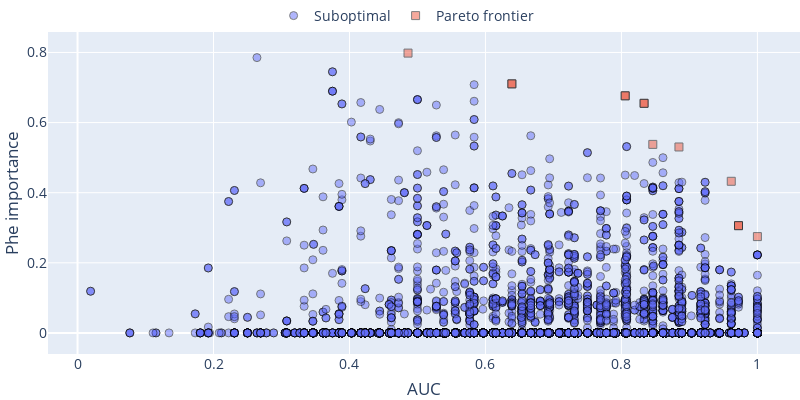

Write notebook code for a chart like this one.
### Code cell
import pandas as pd
from optuna.visualization._pareto_front import (
    _get_pareto_front_info,
    _make_scatter_object,
    _make_marker,
    _make_hovertext,
)
from typing import Sequence
from optuna.trial import FrozenTrial
from optuna.visualization._plotly_imports import go


info = _get_pareto_front_info(study)


n_targets: int = info.n_targets
axis_order: Sequence[int] = info.axis_order
include_dominated_trials: bool = True
trials_with_values: Sequence[
    tuple[FrozenTrial, Sequence[float]]
] = info.non_best_trials_with_values
hovertemplate: str = "%{text}<extra>Trial</extra>"
infeasible: bool = False
dominated_trials: bool = False


def trials_df(trials_with_values, class_name):
    x = [values[axis_order[0]] for _, values in trials_with_values]
    y = [values[axis_order[1]] for _, values in trials_with_values]

    df = pd.DataFrame({"x": x, "y": y})
    df["class"] = class_name
    return df


df_best = trials_df(info.best_trials_with_values, "best")
df_nonbest = trials_df(info.non_best_trials_with_values, "nonbest")
# df         = pd.concat([df_best, df_nonbest])

fig = go.Figure()

fig.add_trace(
    go.Scatter(
        x=df_nonbest["x"],
        y=df_nonbest["y"],
        mode="markers",
        marker=dict(
            size=8, opacity=0.5, symbol="circle", line=dict(width=1, color="black")
        ),
        name="Suboptimal",
    )
)
fig.add_trace(
    go.Scatter(
        x=df_best["x"],
        y=df_best["y"],
        mode="markers",
        marker=dict(
            size=8, opacity=0.5, symbol="square", line=dict(width=1, color="black")
        ),
        name="Pareto frontier",
    )
)
# Define the width and height of the plot
plot_width = 800
plot_height = 400

# Customize the plot
fig.update_layout(
    # title='Two-objective optimization',
    xaxis_title="AUC",
    yaxis_title="Phe importance",
    font=dict(size=14),
    # plot_bgcolor='white',
    # xaxis=dict(range=[min(df['x']) - 1, max(df['x']) + 1]),
    # yaxis=dict(range=[min(df['y']) - 1, max(df['y']) + 1]),
    legend=dict(x=0.3, y=1.1, bgcolor="rgba(255, 255, 255, 0)", orientation="h"),
    width=plot_width,
    height=plot_height,
    margin=dict(l=0, r=0, t=0, b=0),
)

# Show the plot
fig.show()

### Figure 1 — Plotly figure (JSON) as saved in the notebook; plotly's stock layout.template omitted (floating-point values rounded to 4 significant figures; data arrays with more than 128 entries replaced by an {"elided": "..."} marker saying what was removed)
{"data": [{"marker": {"line": {"color": "black", "width": 1}, "opacity": 0.5, "size": 8, "symbol": "circle"}, "mode": "markers", "name": "Suboptimal", "type": "scatter", "x": {"elided": "8988 float values"}, "y": {"elided": "8988 float values"}}, {"marker": {"line": {"color": "black", "width": 1}, "opacity": 0.5, "size": 8, "symbol": "square"}, "mode": "markers", "name": "Pareto frontier", "type": "scatter", "x": [0.8333, 0.8056, 0.9722, 0.8462, 0.8846, 0.9615, 0.8056, 0.8333, 1, 0.4861, 0.6389, 0.6389, 0.9722], "y": [0.6549, 0.6764, 0.3059, 0.5378, 0.5304, 0.4325, 0.6764, 0.6549, 0.2747, 0.7982, 0.7105, 0.7105, 0.3059]}], "layout": {"font": {"size": 14}, "height": 400, "legend": {"bgcolor": "rgba(255, 255, 255, 0)", "orientation": "h", "x": 0.3, "y": 1.1}, "margin": {"b": 0, "l": 0, "r": 0, "t": 0}, "width": 800, "xaxis": {"title": {"text": "AUC"}}, "yaxis": {"title": {"text": "Phe importance"}}}}
